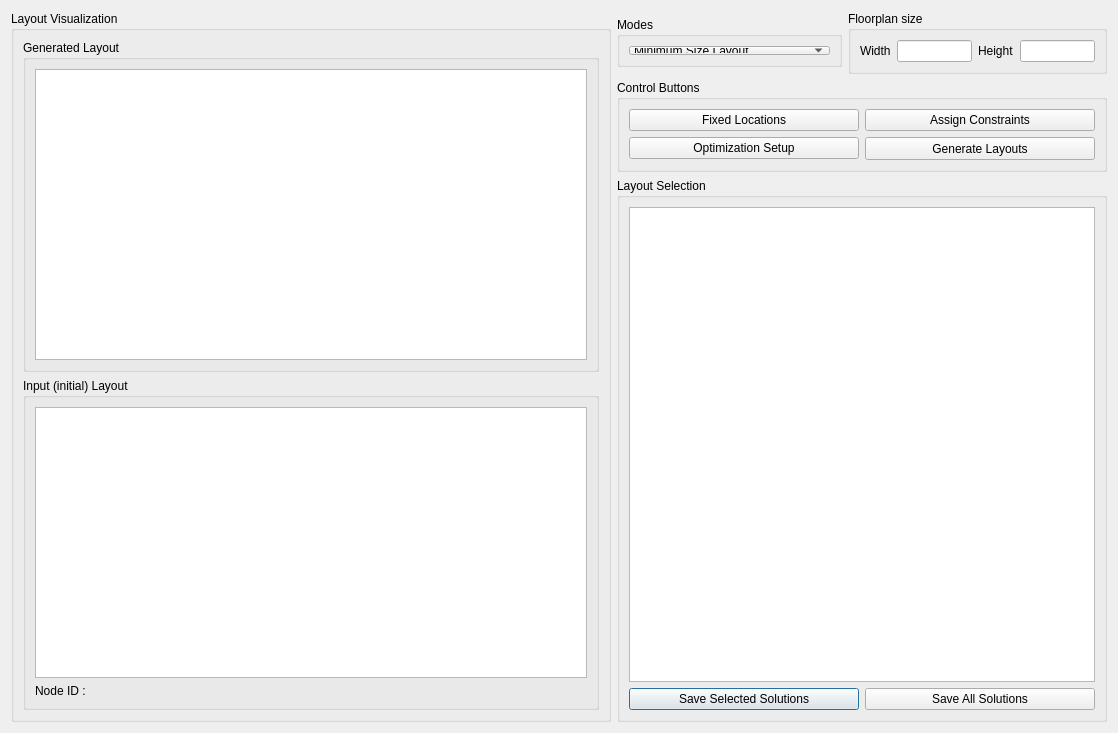
<?xml version="1.0" encoding="UTF-8"?>
<ui version="4.0">
 <class>CornerStitch_Dialog</class>
 <widget class="QDialog" name="CornerStitch_Dialog">
  <property name="geometry">
   <rect>
    <x>0</x>
    <y>0</y>
    <width>1118</width>
    <height>733</height>
   </rect>
  </property>
  <property name="windowTitle">
   <string>Constraint-Aware Layout Engine </string>
  </property>
  <layout class="QGridLayout" name="gridLayout_7">
   <item row="0" column="0" rowspan="3">
    <widget class="QGroupBox" name="grbox_view">
     <property name="minimumSize">
      <size>
       <width>600</width>
       <height>600</height>
      </size>
     </property>
     <property name="maximumSize">
      <size>
       <width>16777215</width>
       <height>16777215</height>
      </size>
     </property>
     <property name="title">
      <string>Layout Visualization</string>
     </property>
     <layout class="QGridLayout" name="gridLayout_9">
      <item row="0" column="0">
       <widget class="QGroupBox" name="groupBox_4">
        <property name="title">
         <string>Generated Layout</string>
        </property>
        <layout class="QGridLayout" name="gridLayout_6">
         <item row="0" column="0">
          <widget class="QGraphicsView" name="grview_layout_sols"/>
         </item>
        </layout>
       </widget>
      </item>
      <item row="1" column="0">
       <widget class="QGroupBox" name="groupBox_5">
        <property name="title">
         <string>Input (initial) Layout</string>
        </property>
        <layout class="QGridLayout" name="gridLayout_8">
         <item row="0" column="0">
          <widget class="QGraphicsView" name="grview_init_layout"/>
         </item>
         <item row="1" column="0">
          <widget class="QLabel" name="Node_ID">
           <property name="text">
            <string>Node ID : </string>
           </property>
          </widget>
         </item>
        </layout>
       </widget>
      </item>
     </layout>
    </widget>
   </item>
   <item row="0" column="1">
    <widget class="QGroupBox" name="grbox_modes">
     <property name="maximumSize">
      <size>
       <width>16777215</width>
       <height>50</height>
      </size>
     </property>
     <property name="title">
      <string>Modes</string>
     </property>
     <layout class="QGridLayout" name="gridLayout_5">
      <item row="0" column="0">
       <widget class="QComboBox" name="cmb_modes">
        <item>
         <property name="text">
          <string>Minimum Size Layout</string>
         </property>
        </item>
        <item>
         <property name="text">
          <string>Variable Size Layout</string>
         </property>
        </item>
        <item>
         <property name="text">
          <string>Fixed Size Layout</string>
         </property>
        </item>
        <item>
         <property name="text">
          <string>Fixed Size with Fixed Loactions</string>
         </property>
        </item>
       </widget>
      </item>
     </layout>
    </widget>
   </item>
   <item row="0" column="2">
    <widget class="QGroupBox" name="grbox_flsize">
     <property name="maximumSize">
      <size>
       <width>16777215</width>
       <height>100</height>
      </size>
     </property>
     <property name="title">
      <string>Floorplan size</string>
     </property>
     <layout class="QGridLayout" name="gridLayout_2">
      <item row="0" column="0">
       <widget class="QLabel" name="lbl_width">
        <property name="minimumSize">
         <size>
          <width>0</width>
          <height>20</height>
         </size>
        </property>
        <property name="maximumSize">
         <size>
          <width>100</width>
          <height>100</height>
         </size>
        </property>
        <property name="text">
         <string>Width</string>
        </property>
       </widget>
      </item>
      <item row="0" column="1">
       <widget class="QLineEdit" name="txt_width"/>
      </item>
      <item row="0" column="2">
       <widget class="QLabel" name="lbl_height_2">
        <property name="text">
         <string>Height</string>
        </property>
       </widget>
      </item>
      <item row="0" column="3">
       <widget class="QLineEdit" name="txt_height"/>
      </item>
     </layout>
    </widget>
   </item>
   <item row="2" column="1" colspan="2">
    <widget class="QGroupBox" name="groupBox_2">
     <property name="title">
      <string>Layout Selection</string>
     </property>
     <layout class="QGridLayout" name="gridLayout_4">
      <item row="1" column="0">
       <widget class="QPushButton" name="btn_sel_sol">
        <property name="text">
         <string>Save Selected Solutions</string>
        </property>
       </widget>
      </item>
      <item row="1" column="1">
       <widget class="QPushButton" name="btn_save_all">
        <property name="text">
         <string>Save All Solutions</string>
        </property>
       </widget>
      </item>
      <item row="0" column="0" colspan="2">
       <widget class="QGraphicsView" name="grview_sols_browser"/>
      </item>
     </layout>
    </widget>
   </item>
   <item row="1" column="1" colspan="2">
    <widget class="QGroupBox" name="groupBox_3">
     <property name="title">
      <string>Control Buttons</string>
     </property>
     <layout class="QGridLayout" name="gridLayout">
      <item row="0" column="0">
       <widget class="QPushButton" name="btn_fixed_locs">
        <property name="text">
         <string>Fixed Locations</string>
        </property>
       </widget>
      </item>
      <item row="0" column="1">
       <widget class="QPushButton" name="btn_constraints">
        <property name="text">
         <string>Assign Constraints</string>
        </property>
       </widget>
      </item>
      <item row="1" column="0">
       <widget class="QPushButton" name="btn_eval_setup">
        <property name="text">
         <string>Optimization Setup</string>
        </property>
       </widget>
      </item>
      <item row="1" column="1">
       <widget class="QPushButton" name="btn_gen_layouts">
        <property name="minimumSize">
         <size>
          <width>100</width>
          <height>23</height>
         </size>
        </property>
        <property name="maximumSize">
         <size>
          <width>16777215</width>
          <height>23</height>
         </size>
        </property>
        <property name="text">
         <string>Generate Layouts</string>
        </property>
       </widget>
      </item>
     </layout>
    </widget>
   </item>
  </layout>
 </widget>
 <resources/>
 <connections/>
</ui>
